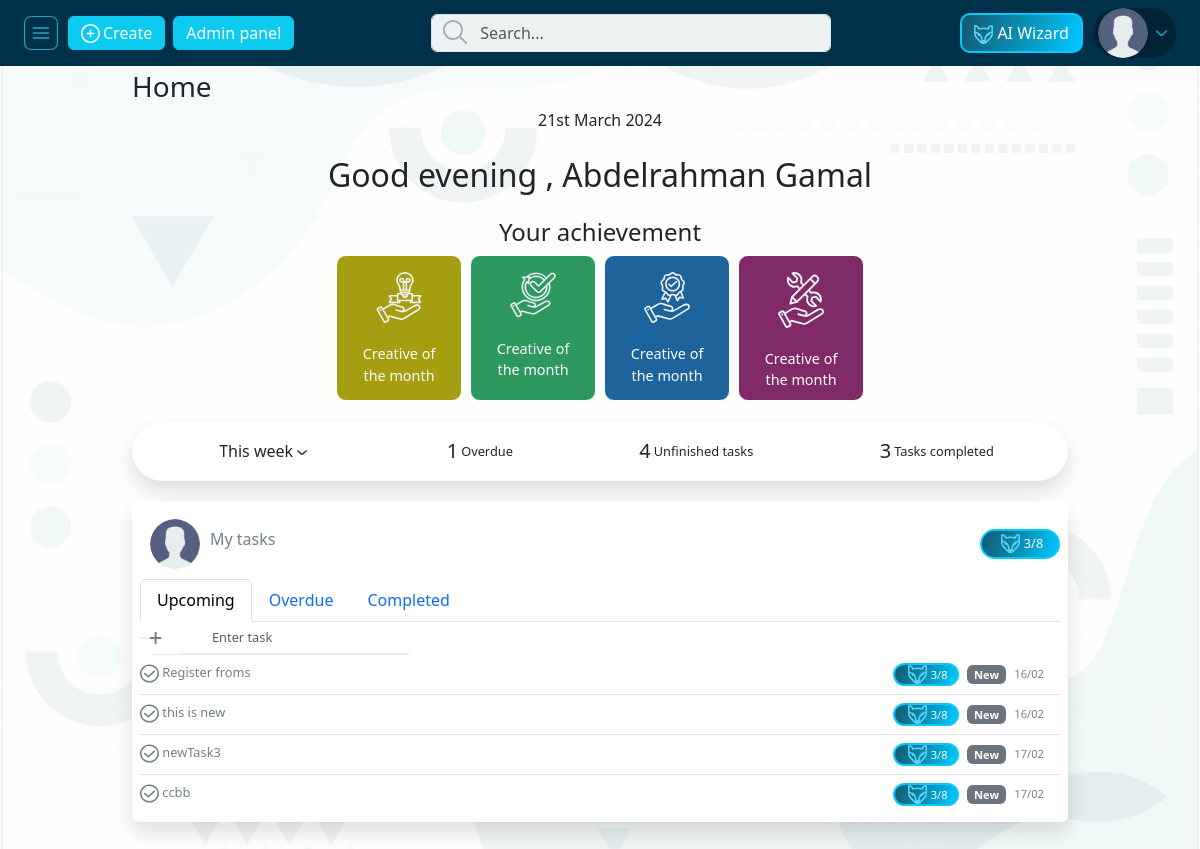
Screenshot of /employee_profile/ (signed in) with the database file from the repository.
### pages/models.py (models this page shows, shortened)
class Employee(models.Model):
    EmployeeID = models.AutoField(primary_key=True)
    FirstName = models.CharField(max_length=255)
    LastName = models.CharField(max_length=255)
    Email = models.EmailField()
    Phone = models.CharField(max_length=20)
    Department = models.ForeignKey(
        Department, on_delete=models.SET_NULL, null=True)
    JobTitle = models.ForeignKey(
        JobTitle, on_delete=models.SET_NULL, null=True)
    HireDate = models.DateField(default=datetime.today())
    user = models.OneToOneField(
        User, on_delete=models.CASCADE, null=True, default=None)
    EmployeePhoto = models.ImageField(
        upload_to='employee_photos/', default='employee_photos/default-employee.webp', null=True, blank=True)
    Location = models.CharField(max_length=50, null=True)
    PerHour = models.CharField(max_length=10, null=True)
    EmployeeTarget = models.IntegerField(max_length=10, null=True, blank=True)
    MinTarget = models.IntegerField(max_length=3, null=True, blank=True)
    def __str__(self):
        return self.FirstName

class Task(models.Model):
    TaskID = models.AutoField(primary_key=True)
    Employee = models.ForeignKey(Employee, on_delete=models.CASCADE)
    Status = models.ForeignKey(
        Status, on_delete=models.CASCADE, null=True, default=2)
    TaskName = models.CharField(max_length=255)
    Description = models.TextField(default="default description", null=True)
    Deadline = models.DateField(default=datetime.today(), null=True)
    TaskDuration = models.IntegerField(default=1, null=True)
    TaskPriority = models.CharField(max_length=10, default='normal', null=True)

### pages/views.py (the view)
# urls.py: path('employee_profile/', views.employee_profile, name='employee_profile'),
@login_required
@login_required
def employee_profile(request):
    employee = get_object_or_404(Employee, user=request.user)
    tasks = Task.objects.filter(Employee=employee)
    completed_tasks = Task.objects.filter(Employee=employee, Status=1)
    overdue_tasks = Task.objects.filter(Employee=employee, Status=3)
    inprogress_tasks = Task.objects.filter(Employee=employee, Status=2)
    current_month = timezone.now().month
    current_month_performance = Performance.objects.filter(
        Employee=employee, created_at__month=current_month).first()
    badges = EmployeeBadge.objects.filter(Employee=employee)
    if request.method == 'POST':
        task_id = request.POST.get('task_id')
        deliverable_form = TaskDeliverableForm(
            request.POST, request.FILES, task_id=task_id)
        if deliverable_form.is_valid():
            task_deliverable = deliverable_form.save(commit=False)
            task_deliverable.Task = Task.objects.get(pk=task_id)
            task_deliverable.save()
    else:
        deliverable_form = TaskDeliverableForm()
    if request.method == 'POST':
        taskname = request.POST.get('TaskName', False)
        if len(taskname) > 0:
            Task.objects.create(TaskName=taskname, Employee=employee)
            print(employee)
            return redirect('employee_profile')
    context = {
        'employee': employee,
        'tasks': tasks,
        'deliverable_form': deliverable_form,
        'current_month_performance': current_month_performance,
        'badges': badges,
        'completed_tasks': completed_tasks,
        'inprogress_tasks': inprogress_tasks,
        'overdue_tasks': overdue_tasks,
    }
    return render(request, 'pages/employee_profile.html', context)

### pages/forms.py (shortened to what this page needs)
class TaskDeliverableForm(forms.ModelForm):
    class Meta:
        model = TaskDeliverable
        fields = ['DeliverableName', 'DeliverableDescription',
                  'DeliverableFile', 'Task']
    def __init__(self, *args, **kwargs):
        self.task_id = kwargs.pop('task_id', None)
        super(TaskDeliverableForm, self).__init__(*args, **kwargs)
        self.fields['Task'].required = False
        if self.task_id:
            self.fields['Task'].initial = self.task_id
            self.fields['Task'].widget.attrs['readonly'] = True

### templates/pages/employee_profile.html (shortened to what this page needs)
{% extends 'base_custom.html' %}
{% load static %}
{% block style %}
<link rel="stylesheet" href="{% static 'front-end-static/css/bootstrap.min.css' %}">
<link rel="stylesheet" href="{% static 'front-end-static/css/style.min.css' %}">
{% endblock style %}
{% block content %}
{% include 'parts/navbar.html' %}
<div class="row m-0">
    <div class="col-9 site_content offset_left" id="side_content">
        <div class="container">
            <h3 class="text-capitalize my-1">home</h3>
            <div class="text-center">
                <p>{% now "jS F Y" %}</p>
                <h2 class="my-4">Good evening , {{ employee.FirstName|title }} {{ employee.LastName|title}}</h2>
                <h4 class="fw-normal">Your achievement</h4>
            </div>
            <div class="d-flex justify-content-center gap-2">
                <div class="employee_badge creative_badge p-3">
                    <img src="{% static 'front-end-static/images/icons/home/creative.svg' %}" class="w-50" alt="icon">
                    <div>Creative of the month</div>
                </div>
                <div class="employee_badge achieve_badge p-3">
                    <img src="{% static 'front-end-static/images/icons/home/achiever.svg' %}" class="w-50" alt="icon">
                    <div>Creative of the month</div>
                </div>
                <div class="employee_badge employee_of_month_badge p-3">
                    <img src="{% static 'front-end-static/images/icons/home/employee.svg' %}" class="w-50" alt="icon">
                    <div>Creative of the month</div>
                </div>
                <div class="employee_badge creative_badge2 p-3">
                    <img src="{% static 'front-end-static/images/icons/home/creative2.svg' %}" class="w-50" alt="icon">
                    <div>Creative of the month</div>
                </div>
            </div>
            <ul class="calculations d-flex w-lg-75 w-sm-100 justify-content-around rounded-pill">
                <li>
                    <div class="dropdown">
                        <button class="btn dropdown-toggle" type="button" data-bs-toggle="dropdown"
                            aria-expanded="false">
                            This week
                            <img src="{% static 'front-end-static/images/icons/arrow_down.svg' %}" alt="icon">
                        </button>
                    </div>
                </li>
                <li class="d-flex align-items-center">
                    <span>{{overdue_tasks.count}}</span>
                    <span class="description">Overdue</span>
                </li>
                <li class="d-flex align-items-center">
                    <span>{{inprogress_tasks.count}}</span>
                    <span class="description">Unfinished tasks</span>
                </li>
                <li class="d-flex align-items-center">
                    <span>{{completed_tasks.count}}</span>
                    <span class="description">Tasks completed</span>
                </li>
            </ul>
            <div class="tasks rounded p-2">
                <div class="header d-flex justify-content-between align-items-center">
                    <div class="left d-flex align-items-center">
                        {% if employee.EmployeePhoto.url %}
                        <img src="{{ employee.EmployeePhoto.url }}" class="rounded-circle" alt="User">
                        {% endif %}
                        <h6>My tasks</h6>
                    </div>
                    <div
                        class="total_finished_counter rounded-pill bg-secondary d-flex align-items-center justify-content-center">
                        <img class="icon m-1" src="{% static 'front-end-static/images/icons/fox.svg' %}" alt="icon">
                        <span>{{completed_tasks.count}}/{{tasks.count}}</span>
                    </div>
                </div>
                <ul class="nav nav-tabs" id="myTab" role="tablist">
                    <li class="nav-item" role="presentation">
                        <button class="nav-link active" id="home-tab" data-bs-toggle="tab"
                            data-bs-target="#home-tab-pane" type="button" role="tab" aria-controls="home-tab-pane"
                            aria-selected="true">Upcoming</button>
                    </li>
                    <li class="nav-item" role="presentation">
                        <button class="nav-link" id="profile-tab" data-bs-toggle="tab"
                            data-bs-target="#profile-tab-pane" type="button" role="tab" aria-controls="profile-tab-pane"
                            aria-selected="false">Overdue</button>
                    </li>
                    <li class="nav-item" role="presentation">
                        <button class="nav-link" id="contact-tab" data-bs-toggle="tab"
                            data-bs-target="#contact-tab-pane" type="button" role="tab" aria-controls="contact-tab-pane"
                            aria-selected="false">Completed </button>
                    </li>
                </ul>
                <div class="tab-content tasks_tabs" id="myTabContent">
                    <div class="tab-pane fade show active" id="home-tab-pane" role="tabpanel" aria-labelledby="home-tab"
                        tabindex="0">
                        <div class="position-relative input_container">
                            <form style="display: flex; align-items: center;" action="" method="POST">
                                <button style="outline: none; border: none;" type="submit">
                                    <img src="{% static 'front-end-static/images/icons/home/plus.svg' %}"
                                        class="position-absolute top-50 start-0 z-1" alt="Plus">
                                </button>
                                <div class="task_input from-control">
                                    <input type="text" class="form-control task_input" name="TaskName"
                                        placeholder="Enter task">
                                </div>
                            </form>
                        </div>
                        <ul class="list-group list-group-flush tasks_list">
                            {% if inprogress_tasks %}
                            {% for task in inprogress_tasks %}
                            <li class="list-group-item d-flex justify-content-between">
                                <div>
                                    <img src="{% static 'front-end-static/images/icons/home/check_mark.svg' %}"
                                        class="icon" alt="icon">
                                    {{task.TaskName}}
                                </div>
                                <div class="d-flex align-items-center">
                                    <div
                                        class="default_counter rounded-pill bg-secondary d-flex align-items-center justify-content-center">
                                        <img class="icon m-1" src="{% static 'front-end-static/images/icons/fox.svg' %}"
                                            alt="icon">
                                        <span>{{completed_tasks.count}}/{{tasks.count}}</span>
                                    </div>
                                    <span class="badge bg-secondary mx-2">New</span>
                                    <span>{{task.Deadline|date:"d/m"}}</span>
                                </div>
                            </li>
                            {% endfor %}
                            {% else %}
                            <li class="my-2">
                                <h5>No Tasks here yet.</h5>
                            </li>
                            {% endif %}
                        </ul>
                    </div>
                </div>
            </div>
        </div>
    </div>
</div>
{% endblock content %}

### templates/parts/navbar.html (shortened to what this page needs)
{% load static %}
<nav class="navbar site_nav">
    <div class="d-flex justify-content-between w-100 mx-4 align-items-center">
        <div class="d-flex left align-items-center">
            <div id="toggler" class="d-flex align-items-center">
                <img src="{% static 'front-end-static/images/icons/nav_btn.svg' %}" class="toggle_icon" alt="nav btn">
            </div>
            <button type="button" class="btn btn-info text-white">
                <img src="{% static 'front-end-static/images/icons/plus.svg' %}" class="icon" alt="plus icon">
                <span>Create</span>
            </button>
            {% if employee.user.is_superuser %}
            <button type="button" class="btn btn-info mx-2 text-white">
                <a style="color: #fff;" href="{% url 'admin:index' %}">Admin panel</a>
            </button>
            {% endif %}
        </div>
        <div class="search_container">
            <form>
                <input type="text" name="q" id="global_nav_search" class="form-control" placeholder="Search...">
            </form>
        </div>
        <div class="d-flex align-items-center">
            <div class="btn ai_btn">
                <a href="{% url 'ai-assistant' %}" style="text-decoration: none;color: white;">
                    <img src="{% static 'front-end-static/images/icons/fox.svg' %}" class="icon" alt="Ai icon">
                    <span>AI Wizard</span>
                </a>
            </div>
            <div class="dropdown d-flex">
                <button class="border-0" type="button" data-bs-toggle="dropdown" aria-expanded="false">
                    {% if employee.EmployeePhoto.url %}
                    <img style="width: 50px;height: 50px;" src="{{ employee.EmployeePhoto.url }}" class="rounded-circle"
                        alt="user">
                    {% endif %}
                    <img src="{% static 'front-end-static/images/icons/arrow_down_light.svg' %}" class="icon"
                        alt="icon">
                </button>
            </div>
        </div>
    </div>
</nav>

### rows the page displays
Employee: EmployeePhoto (picture), FirstName "Abdelrahman", LastName "Gamal"
Task: TaskName "Register froms", count "3", count "8", Deadline "16/02"
Task: TaskName "this is new", count "3", count "8", Deadline "16/02"
Task: TaskName "newTask3", count "3", count "8", Deadline "17/02"
Task: TaskName "ccbb", count "3", count "8", Deadline "17/02"

### other values shown
{{ overdue_tasks.count }} "1"
{{ inprogress_tasks.count }} "4"
{{ completed_tasks.count }} "3"
{{ tasks.count }} "8"
